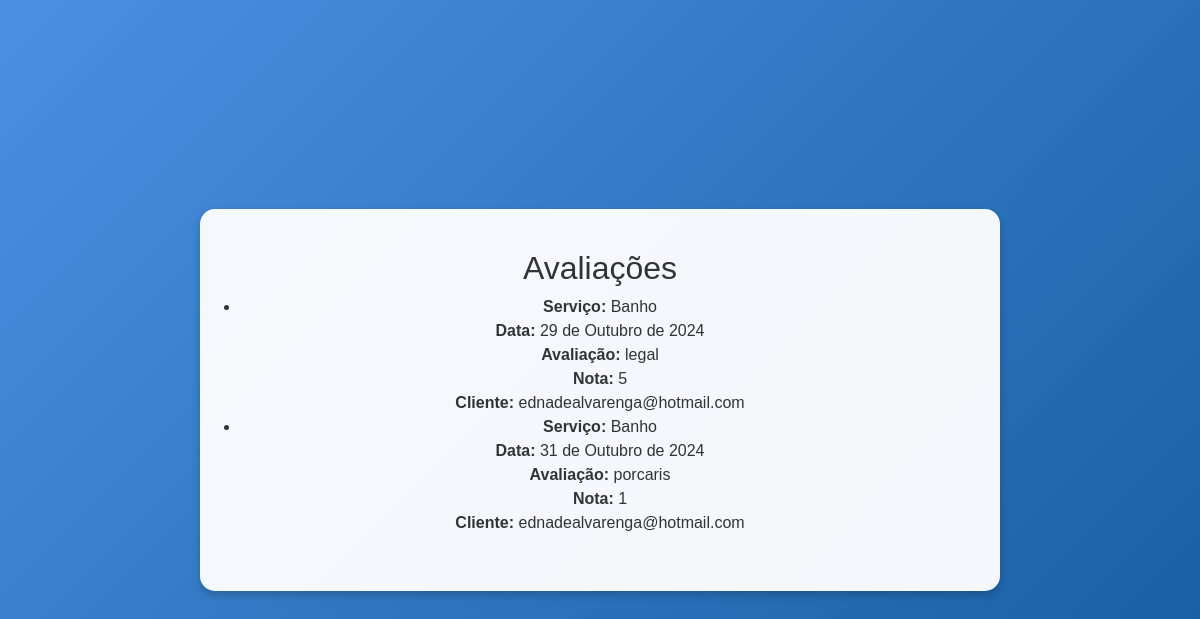
Page /avaliacoes/ (signed in) on the committed database.
### core/models.py (models this page shows, shortened)
class Avaliacao(models.Model):
    agendamento = models.OneToOneField(Agendamento, on_delete=models.CASCADE, related_name='avaliacao')
    cliente = models.ForeignKey(Cliente, on_delete=models.CASCADE)  # Aqui é a relação com Cliente
    nota = models.IntegerField(choices=[(i, i) for i in range(1, 6)])  # Avaliação de 1 a 5
    comentario = models.TextField(blank=True)

class Agendamento(models.Model):
    cliente = models.ForeignKey(Cliente, on_delete=models.CASCADE)
    pet = models.ForeignKey(Pet, on_delete=models.CASCADE)
    servico = models.ForeignKey(Servico, on_delete=models.CASCADE)
    data = models.DateField()
    hora = models.TimeField()
    observacoes = models.TextField(blank=True, null=True)
    valor = models.DecimalField(max_digits=10, decimal_places=2)  # Certifique-se de que o campo "valor" existe
    finalizado = models.BooleanField(default=False)
    pago = models.BooleanField(default=False)

class Servico(models.Model):
    nome = models.CharField(max_length=100)
    descricao = models.TextField()
    preco = models.DecimalField(max_digits=10, decimal_places=2)
    duracao = models.DurationField()
    empresa = models.ForeignKey(Empresa, on_delete=models.CASCADE)  # Relacionamento com Empresa
    def __str__(self):
        return self.nome

class Cliente(models.Model):
    user = models.ForeignKey(User, on_delete=models.CASCADE)  # Relaciona o cliente ao usuário
    nome = models.CharField(max_length=100)
    endereco = models.CharField(max_length=255)
    numero = models.IntegerField()
    complemento = models.CharField(max_length=100)
    bairro = models.CharField(max_length=100)
    localidade = models.CharField(max_length=100)
    uf = models.CharField(max_length=2)
    telefone = models.CharField(max_length=15)
    email = models.EmailField(unique=True)  # Define o campo como único

### core/views.py (the view)
# urls.py: path('avaliacoes/', views.consultar_avaliacoes, name='consultar_avaliacoes'),
@login_required
def consultar_avaliacoes(request):
    print("Acessando consultar_avaliacoes")  # debug
    avaliacoes = Avaliacao.objects.select_related('cliente')  # Prepara a relação com o cliente
    return render(request, 'core/consultar_avaliacoes.html', {'avaliacoes': avaliacoes})

### templates/core/consultar_avaliacoes.html
{% extends 'base.html' %}
{% block content %}
<h2>Avaliações</h2>
{% if avaliacoes %}
    <ul>
        {% for avaliacao in avaliacoes %}
            <li>
                <strong>Serviço:</strong> {{ avaliacao.agendamento.servico }}
                <br>
                <strong>Data:</strong> {{ avaliacao.agendamento.data }}
                <br>
                <strong>Avaliação:</strong> {{ avaliacao.comentario }}
                <br>
                <strong>Nota:</strong> {{ avaliacao.nota }}
                <br>
                <strong>Cliente:</strong> {{ avaliacao.cliente.email }}
            </li>
        {% endfor %}
    </ul>
{% else %}
    <p>Você ainda não fez nenhuma avaliação.</p>
{% endif %}
{% endblock %}

### templates/base.html (style rules this page uses)
* { margin: 0; padding: 0; box-sizing: border-box; }
body { font-family: Arial, sans-serif; background: linear-gradient(135deg, #4a90e2, #145c9e); color: #333; min-height: 100vh; }

### rows in the picture
Avaliacao: agendamento.servico "Banho", agendamento.data "29 de Outubro de 2024", comentario "legal", nota "5", cliente.email "ednadealvarenga@hotmail.com"
Avaliacao: agendamento.servico "Banho", agendamento.data "31 de Outubro de 2024", comentario "porcaris", nota "1", cliente.email "ednadealvarenga@hotmail.com"
